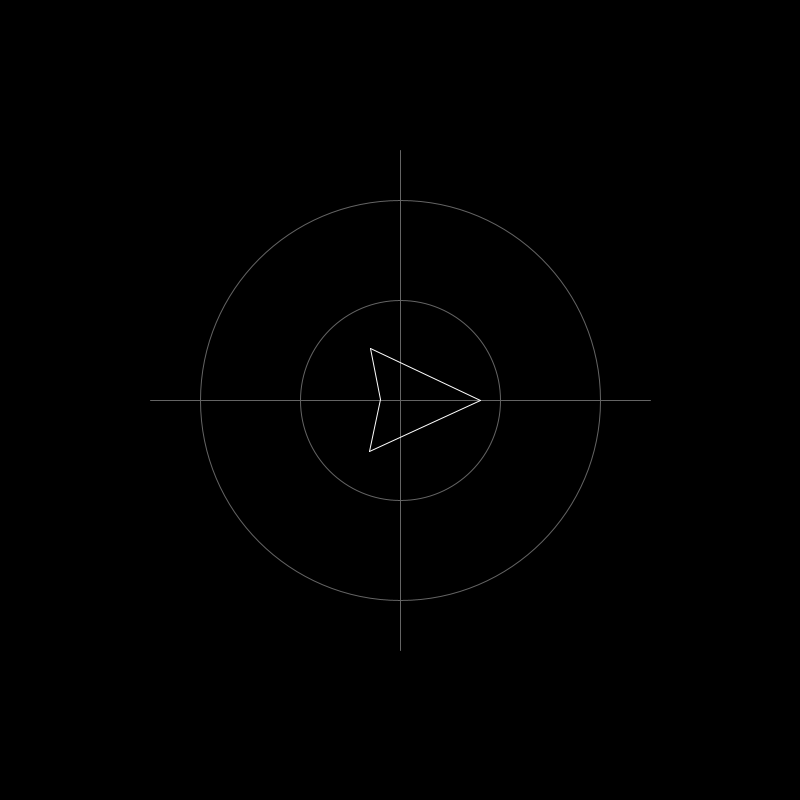
Frame 1 (no input)
Frame 60 (the mouse pressed at the canvas centre just before this capture): identical to frame 1, image omitted
Frame 120 (the mouse held since frame 60 and released just before this capture): identical to frame 1, image omitted

The Processing sketch that drew this single still picture (run headless with seeded random() and noise(); from frame 60 on, the mouse is pressed at the canvas centre):

// Processing sketch: sketch_01e_spaceship
// ── sketch_01e_spaceship.pde
int sides= 5;
int outerRadius = 200;
int innerRadius = 100;
int rotation=0;

void setup() {
  size(800, 800); //We set up the size of the display
  background(0);  //We set up the background color
  frameRate(24);  //We set up the frame rate of the application (24 frames per second = normal movie frame rate)
}

void draw(){
  background(0); // We clear the screen in every frame by coloring it black 
  
  //rotation = rotation +2; //We increment rotation by 2º in every frame
  
  translate(400,400);    //we put the coords center in (400,400) so it's in the center of the canvas
  //rotate(radians(-90)); //this line rotates the viewport 90º counterclockwise to make the 0º face upwards. (it rotates everything, even the text!!!)
  
  stroke(100,100,100);   // We set the color to grey and we draw both axis
  
  line(-250,0,250,0);  
  line(0,-250,0,250);
  
  noFill();                                      //We make the fill of the objects invisible
  ellipse(0,0,innerRadius*2, innerRadius*2);     //so we can draw the reference circles (inner & outer)
  ellipse(0,0,outerRadius*2, outerRadius*2);
   
  stroke(255,255,255);  // We set the color to white
  
  // We draw a ship
  
    float vert1X = 80*cos(radians((360/3)*0)+radians(rotation));      
    float vert1Y = 80*sin(radians((360/3)*0)+radians(rotation));    //Tip of the ship
    
    float vert2X = 60*cos(radians((360/3)*1)+radians(rotation));      
    float vert2Y = 60*sin(radians((360/3)*1)+radians(rotation));    //Right wing
    
    float vert3X = 20*cos(radians((360/2)*1)+radians(rotation));      
    float vert3Y = 20*sin(radians((360/2)*1)+radians(rotation));    //bottom
    
    float vert4X = 60*cos(radians((360/3)*2)+radians(rotation));      
    float vert4Y = 60*sin(radians((360/3)*2)+radians(rotation));    //Left wing
    
    
    line(vert1X, vert1Y,vert2X,vert2Y);             
    line(vert2X, vert2Y,vert3X,vert3Y);
    line(vert3X, vert3Y,vert4X,vert4Y);
    line(vert4X, vert4Y,vert1X,vert1Y);
    
    
}
